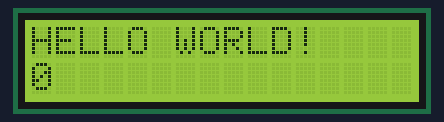
This sketch was run on a simulated Arduino Uno, built with avr-gcc and run on an emulated ATmega328P. On the bench: 16×2 character LCD.

Above: at 0.1 s.
At 4.1 s:
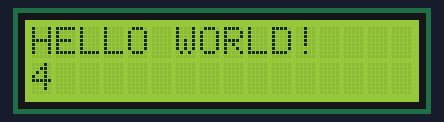
At 9.1 s:
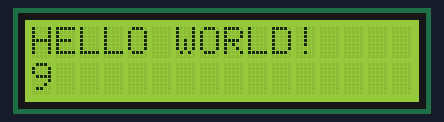
At 19.1 s:
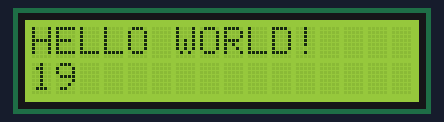
At 29.1 s:
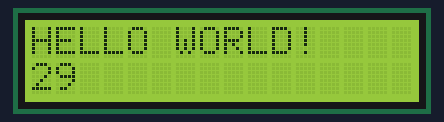
At 39.1 s:
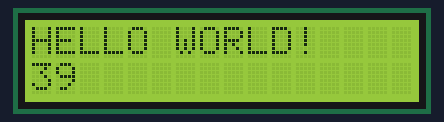

Measured:
- what the display in image 1 shows lasts 1.0 s, from 4.0 s to 5.0 s

The sketch:

Hello_LCD.ino
```cpp
//Hello LCD Code
// Georgia Wyatt
/* This code uses an LCD (without a backpack) to print HELLO WORLD! and a timer counting the seconds since the program began*/


#include <LiquidCrystal.h> //Library necessary to read LCD code!!!

LiquidCrystal lcd(7, 8, 9, 10, 11, 12); //LCD pins setup

void setup() {
	lcd.begin(16, 2);
	lcd.setCursor(0, 0); //prints HELLO WORLD! on the first line
	lcd.print("HELLO WORLD!"); //LCD is constantly displaying this

}

void loop() {
	lcd.setCursor(0, 1); //Prints timer on the next line
	lcd.print(millis() / 1000);  //Basic timer function
}
```
